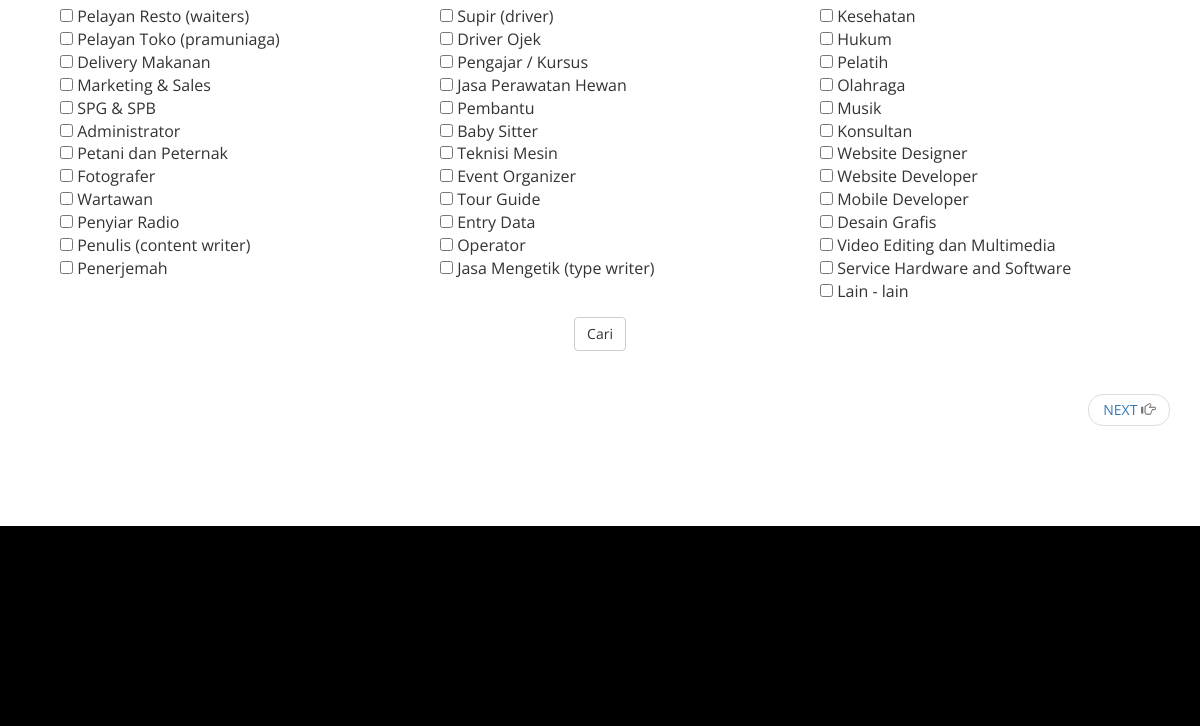
Before: /lowongan.php (lower part) with the older database file.
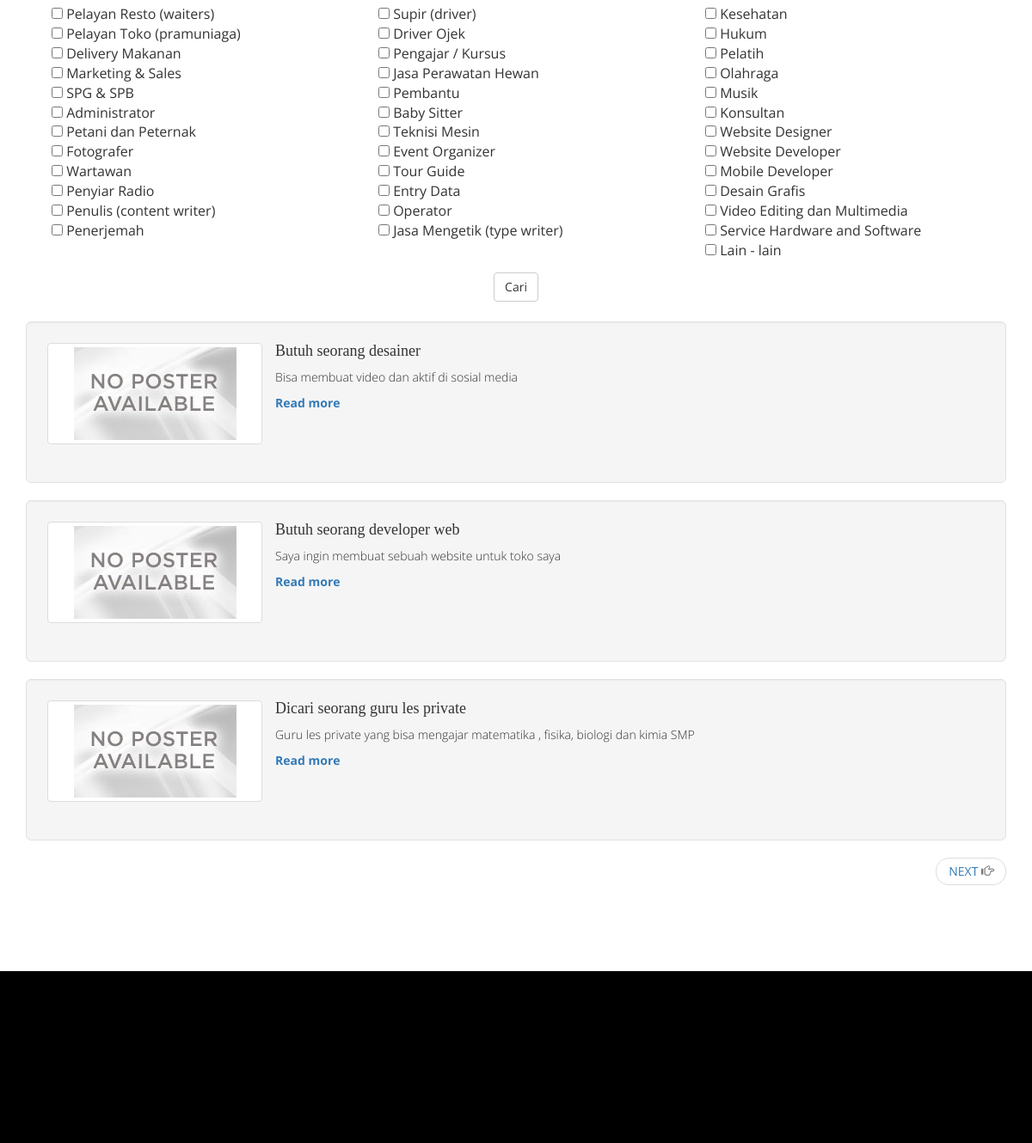
After: the same page with the newer database file.
### tables this page shows
CREATE TABLE IF NOT EXISTS `postingan` (
`id_postingan` int(11) NOT NULL,
  `id_pengiklan` int(11) NOT NULL,
  `judul` varchar(255) NOT NULL,
  `deskripsi` text NOT NULL,
  `kategori` varchar(1024) NOT NULL,
  `gaji` varchar(255) NOT NULL,
  `keterangan` text,
  `tipe` varchar(255) NOT NULL,
  `pamflet` varchar(255) DEFAULT NULL,
  `durasi` int(11) NOT NULL,
  `status` varchar(20) NOT NULL,
  `tanggal` timestamp NULL DEFAULT CURRENT_TIMESTAMP,
  `lat` float(10,6) DEFAULT NULL,
  `lang` float(10,6) DEFAULT NULL,
  `approved` char(5) NOT NULL,
  `tgl_approved` timestamp NULL DEFAULT NULL
);

### controller/class.postingan.php (called while the page is built, shortened)
<?php
class postingan
 {
	function get_all_rows($query, $param){
			try{
				global $pdo;
				$req = $pdo->prepare($query);
				if($param == ''){
					$req->execute();
				}else{
					$req->execute($param);
				}
				if($req->rowCount() > 0){
					$result = $req->fetchAll();
					return $result;
				}
			}catch(PDOException $e){
				echo "Error! gagal mengambil data: ".$e->getMessage();
			}
	}
	function select_active(){
		$query = "select * from postingan where datediff(current_date(),postingan.tgl_approved) < postingan.durasi";
		return $this->get_all_rows($query, '');
	}
 	function encode($input){
		$output = base64_encode(base64_encode(base64_encode(base64_encode($input))));
		return $output;
	}
 }
 ?>

### lowongan.php (the view, shortened to what the changed rows need)
<?php
	require_once 'controller/class.postingan.php';
	$postingan = new postingan();
	$script = new function_script();
	if(isset($_REQUEST['tipe'])){
		if($_REQUEST['tipe']=='tetap'){
			if(isset($_POST['cari']) && isset($_POST['kategori'])){
				$data = $postingan->select_by_kategori($_POST['kategori'],'Karyawan');
			}else{
				$data = $postingan->select_tipe_active('Karyawan');
			}
		}elseif($_REQUEST['tipe']=='paruh_waktu'){
			if(isset($_POST['cari']) && isset($_POST['kategori'])){
				$data = $postingan->select_by_kategori($_POST['kategori'],'kontrak');
			}else{
				$data = $postingan->select_tipe_active('kontrak');
			}
		}else{
			$script->redirect('lowongan');
		}
	}elseif(isset($_POST['cari']) && isset($_POST['kategori'])){
		$data = $postingan->select_by_kategori($_POST['kategori'],'');
	}else{
		$data = $postingan->select_active();
	}
?>
<!DOCTYPE html>
<html lang="en">
<head>
	<?php include 'view/source2.php'; ?>
</head>
<body>
	<div class="welcome">
		<div class="container">
			<br><br>
	<?php
		if(count($data)>0){
			foreach ($data as $row){
			echo "
			<div class='well well-lg' style='text-align: justify;''>
				<div class='row'>
				  	<div class='col-xs-6 col-md-3'>
				    	<a href='detail.php?id=".$postingan->encode($row['id_postingan'])."' class='thumbnail'>
				      	<img src='assets/images/noposter.jpg' alt='...'>
				    	</a>
				  	</div>
				  	<h4>".$row['judul']." </h4>
				  	<p>".$row['deskripsi']."<br></p>
            		<a class='remo' href='detail.php?id=".$postingan->encode($row['id_postingan'])."'><b>Read more</b></a>
				</div>
			</div>";
			}
		}
	?>
		</div>
	</div>
</body>
</html>

Changed rows visible on the page:
now on this page (row edited): postingan: judul "Butuh seorang desainer", deskripsi "Bisa membuat video dan aktif di sosial media"
added postingan: judul "Butuh seorang developer web", deskripsi "Saya ingin membuat sebuah website untuk toko saya"
added postingan: judul "Dicari seorang guru les private", deskripsi "Guru les private yang bisa mengajar matematika , fisika, biologi dan kimia SMP"
